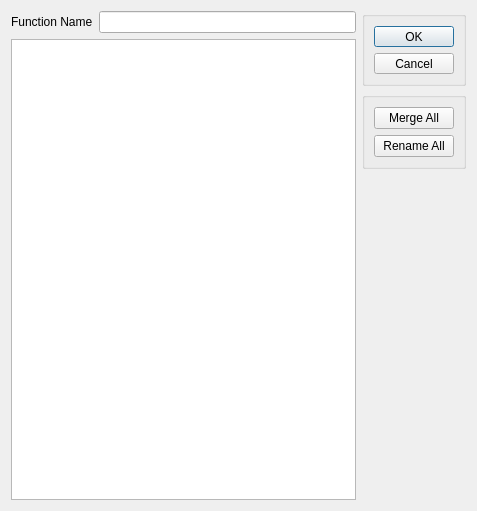
<?xml version="1.0" encoding="UTF-8"?>
<ui version="4.0">
 <class>InputOutputCheckingForm</class>
 <widget class="QDialog" name="InputOutputCheckingForm">
  <property name="geometry">
   <rect>
    <x>0</x>
    <y>0</y>
    <width>477</width>
    <height>511</height>
   </rect>
  </property>
  <property name="windowTitle">
   <string>Inputs/Ouputs</string>
  </property>
  <layout class="QGridLayout" name="gridLayout_3">
   <item row="0" column="0" rowspan="3">
    <layout class="QVBoxLayout" name="verticalLayout">
     <item>
      <layout class="QHBoxLayout" name="horizontalLayout">
       <item>
        <widget class="QLabel" name="label">
         <property name="text">
          <string>Function Name</string>
         </property>
        </widget>
       </item>
       <item>
        <widget class="QLineEdit" name="functNameLineEdit"/>
       </item>
      </layout>
     </item>
     <item>
      <widget class="QTableView" name="tableView">
       <property name="editTriggers">
        <set>QAbstractItemView::NoEditTriggers</set>
       </property>
      </widget>
     </item>
    </layout>
   </item>
   <item row="2" column="1">
    <spacer name="verticalSpacer_3">
     <property name="orientation">
      <enum>Qt::Vertical</enum>
     </property>
     <property name="sizeHint" stdset="0">
      <size>
       <width>20</width>
       <height>331</height>
      </size>
     </property>
    </spacer>
   </item>
   <item row="1" column="1">
    <widget class="QGroupBox" name="groupBox">
     <property name="title">
      <string/>
     </property>
     <layout class="QGridLayout" name="gridLayout">
      <item row="1" column="0">
       <widget class="QPushButton" name="renameAllPushButton">
        <property name="maximumSize">
         <size>
          <width>16777215</width>
          <height>70</height>
         </size>
        </property>
        <property name="text">
         <string>Rename All</string>
        </property>
       </widget>
      </item>
      <item row="0" column="0">
       <widget class="QPushButton" name="mergeAllPushButton">
        <property name="maximumSize">
         <size>
          <width>16777215</width>
          <height>70</height>
         </size>
        </property>
        <property name="text">
         <string>Merge All</string>
        </property>
       </widget>
      </item>
     </layout>
    </widget>
   </item>
   <item row="0" column="1">
    <widget class="QGroupBox" name="groupBox_2">
     <property name="maximumSize">
      <size>
       <width>16777215</width>
       <height>75</height>
      </size>
     </property>
     <property name="title">
      <string/>
     </property>
     <layout class="QGridLayout" name="gridLayout_2">
      <item row="0" column="0">
       <widget class="QDialogButtonBox" name="confirmButtonBox">
        <property name="maximumSize">
         <size>
          <width>16777215</width>
          <height>70</height>
         </size>
        </property>
        <property name="orientation">
         <enum>Qt::Vertical</enum>
        </property>
        <property name="standardButtons">
         <set>QDialogButtonBox::Cancel|QDialogButtonBox::Ok</set>
        </property>
       </widget>
      </item>
     </layout>
    </widget>
   </item>
  </layout>
 </widget>
 <resources/>
 <connections>
  <connection>
   <sender>confirmButtonBox</sender>
   <signal>accepted()</signal>
   <receiver>InputOutputCheckingForm</receiver>
   <slot>accept()</slot>
   <hints>
    <hint type="sourcelabel">
     <x>248</x>
     <y>254</y>
    </hint>
    <hint type="destinationlabel">
     <x>157</x>
     <y>274</y>
    </hint>
   </hints>
  </connection>
  <connection>
   <sender>confirmButtonBox</sender>
   <signal>rejected()</signal>
   <receiver>InputOutputCheckingForm</receiver>
   <slot>reject()</slot>
   <hints>
    <hint type="sourcelabel">
     <x>316</x>
     <y>260</y>
    </hint>
    <hint type="destinationlabel">
     <x>286</x>
     <y>274</y>
    </hint>
   </hints>
  </connection>
 </connections>
</ui>
